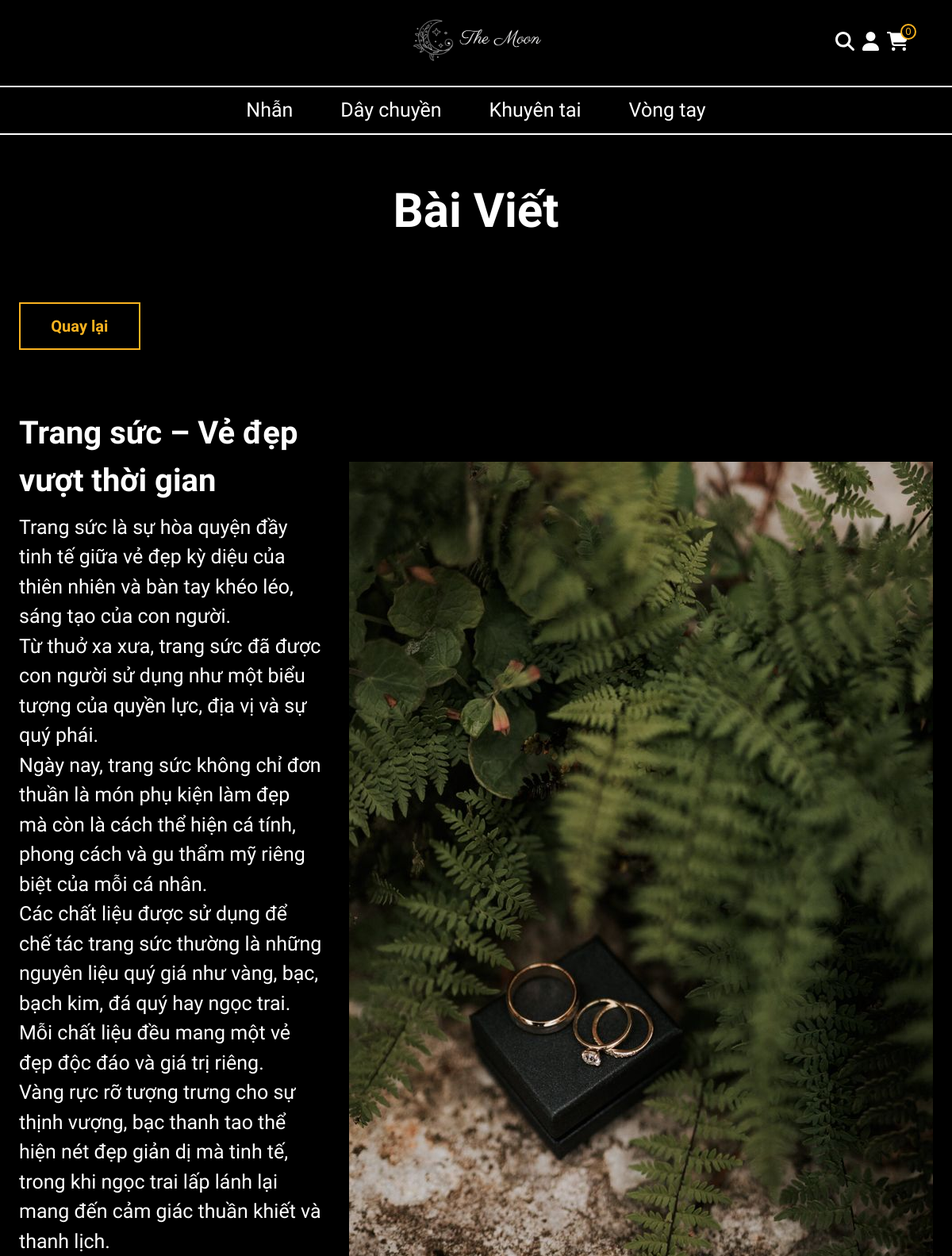
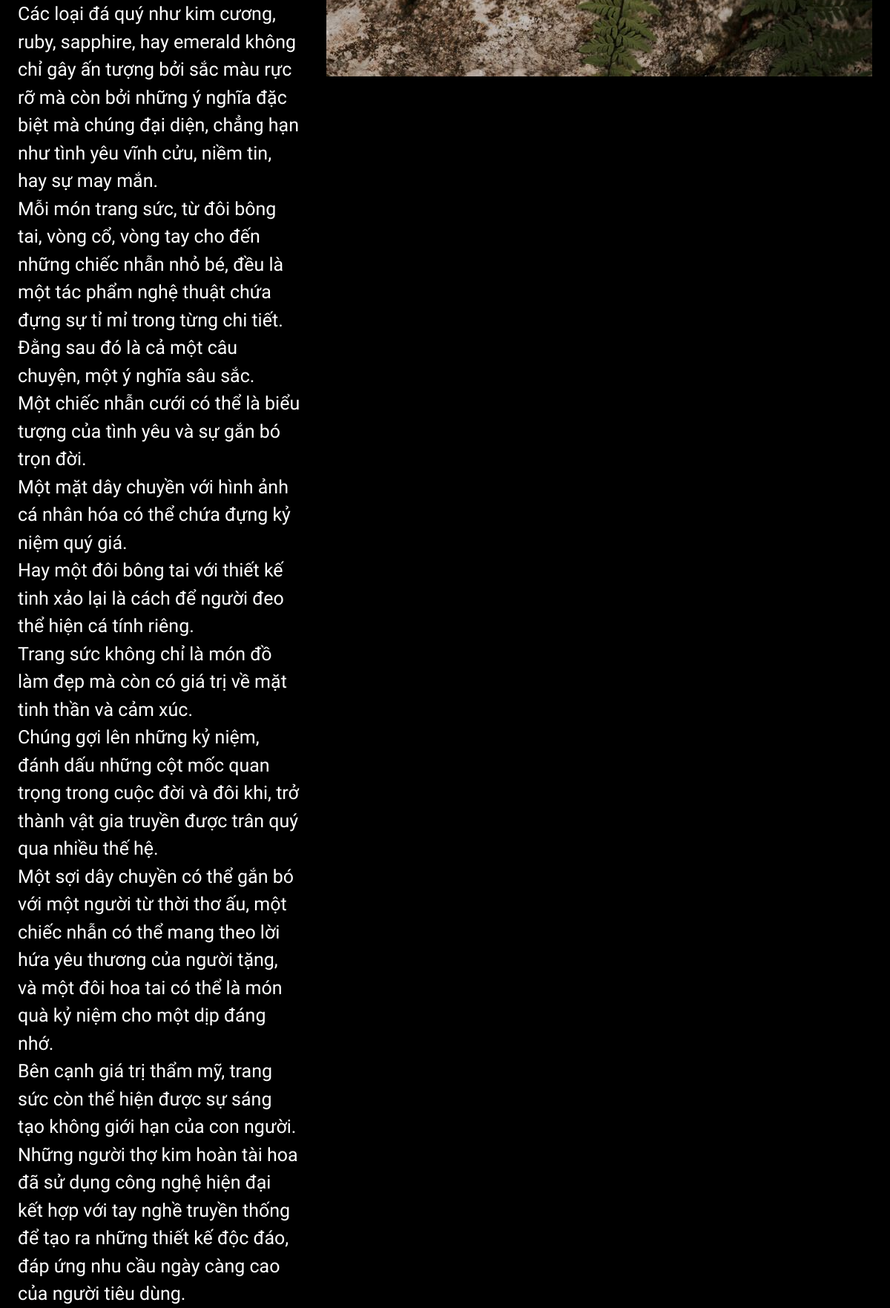
/index.php?view=blog_detail&id=1 (upper part), run on the app's committed database (2 pictures, top to bottom).
### tables this page shows
CREATE TABLE `danh_muc` (
  `id` int(11) NOT NULL COMMENT 'Mã danh mục',
  `ten` varchar(255) NOT NULL COMMENT 'Tên danh mục',
  `mo_ta` text NOT NULL COMMENT 'Mô tả danh mục',
  `hinh_anh` varchar(255) NOT NULL COMMENT 'Hình ảnh danh mục',
  `ngay_nhap` timestamp NOT NULL DEFAULT current_timestamp() COMMENT 'Ngày lập danh mục'
);

CREATE TABLE `bai_viet` (
  `id` int(11) NOT NULL COMMENT 'Mã bài viết',
  `tieu_de` varchar(255) NOT NULL COMMENT 'Tiêu đề bài viết',
  `tom_tat` text NOT NULL COMMENT 'Tóm tắt nội dung bài viết',
  `noi_dung` text NOT NULL COMMENT 'Nội dung bài viết',
  `hinh_anh` varchar(255) NOT NULL COMMENT 'Hình ảnh bài viết',
  `trang_thai` tinyint(1) NOT NULL DEFAULT 0 COMMENT 'Trạng thái bài viết',
  `ngay_nhap` timestamp NOT NULL DEFAULT current_timestamp() COMMENT 'Ngày nhập'
);

### app/controller/HeaderController.php (called while the page is built, shortened)
<?php
require_once ('app/model/CategoryModel.php');
class HeaderController{
    private $category;
    private $data;
    function __construct(){
        $this->category = new CategoryModel();
    }
    public function view($view, $data){
        require_once 'app/view/'.$view.'.php';
    }
    function header(){
        $this->data['dsdm'] = $this->category->getCate();
        $this->view('header',$this->data);
    }
 }

### app/model/database.php (called while the page is built, shortened)
<?php
class Database
{
  private $servername = "localhost";
  private $username = "root";
  private $password = "";
  private $dbname = "themoon";
  private $conn;
  private $stmt;
  public function __construct()
  {
    try {
      $this->conn = new PDO("mysql:host=$this->servername;dbname=$this->dbname;charset=utf8", $this->username, $this->password);
      $this->conn->setAttribute(PDO::ATTR_ERRMODE, PDO::ERRMODE_EXCEPTION);
    } catch (PDOException $e) {
      echo "Connection failed: " . $e->getMessage();
    }
  }
  function query($sql, $param = [])
  {
    $this->stmt = $this->conn->prepare($sql);
    $this->stmt->execute($param);
    return $this->stmt;
  }
  function getAll($sql, $param = [])
  {
    $stmt = $this->query($sql, $param);
    return $this->stmt->fetchAll(PDO::FETCH_ASSOC);
  }
  function getOne($sql, $param = [])
  {
    $stmt = $this->query($sql, $param);
    return $this->stmt->fetch(PDO::FETCH_ASSOC);
  }
}

### app/model/CategoryModel.php (called while the page is built, shortened)
<?php
class CategoryModel
{
    private $db;
    function __construct()
    {
        $this->db = new Database();
    }
    function getCate()
    {
        $sql = "SELECT * FROM danh_muc";
        return $this->db->getAll($sql);
    }
}

### app/controller/InformationController.php (called while the page is built, shortened)
<?php
class InformationController
{
    private $information;
    private $data;
    function __construct()
    {
        $this->information = new InformationModel();
    }
    public function view($view, $data = [])
    {
        require_once 'app/view/' . $view . '.php';
    }
    function blogDetail()
    {
        $id = $_GET['id'];
        $this->data['blog_detail'] = $this->information->getBLogDetail($id);
        $this->view('blog_detail', $this->data);
    }
}

### app/model/InformationModel.php (called while the page is built, shortened)
<?php
class InformationModel{
    private $db;
    function __construct(){
        $this->db = new Database();
    }
    function getBLogDetail($id){
        $sql = "SELECT * FROM bai_viet WHERE id = $id";
        return $this->db->getOne($sql);
    }
}

### app/view/blog_detail.php (the view)
<link rel="stylesheet" href="./public/css/blog.css?v=<?php echo time(); ?>" />
<main>
    <h1>Bài Viết</h1>
    <?php
    $blogdetail = $data['blog_detail'];
    $noi_dung = preg_replace('/([.!?])\s/', '$1<br>', $blogdetail['noi_dung']);
    ?>
    <div class="blog-detail">
        <div class="blog-item">
            <a href="?view=blog"><button>Quay lại</button></a> <br> <br> <br>
            <strong><?= $blogdetail['tieu_de'] ?></strong>
            <p> <?= $noi_dung ?> </p>
        </div>
        <div class="image-container">
            <img src="./img/<?= $blogdetail['hinh_anh'] ?>" alt="">
        </div>
    </div>
</main>

### app/view/header.php (shortened to what this page needs)
<!DOCTYPE html>
<html lang="en">
<head>
  <link rel="stylesheet" href="./public/css/style.css?v=<?php echo time(); ?>" />
  <link rel="stylesheet" href="./public/css/bootstrap.css" />
  <link rel="stylesheet" href="./public/css/all.css" />
</head>
<body id="body">
  <header>
    <div class="logo-nav">
      <a href="index.php"><img id="logo" src="./img/logo-ngang.png" alt="" /> </a>
      <div class="icons-area">
        <a onmouseover="openSearch()" href="#" class="search"><i class="fa-solid fa-magnifying-glass icon"></i></a>
        <?php
        if (isset($_SESSION['user'])) { ?>
          <a href="index.php?view=profile"><i class="fa-solid fa-user icon"></i></a>
        <?php  } else { ?>
          <a href="index.php?view=login"><i class="fa-solid fa-user icon"></i></a>
        <?php } ?>
        <a style="position: relative; text-decoration: none;" href="index.php?view=cart"><i class="fa-solid fa-cart-shopping icon"></i>
          <span class="cart-quantity">
            <?php
            $totalQuantity = 0;
            echo "$totalQuantity";
            ?> </span>
        </a>
      </div>
    </div>
    <nav class="navbar navbar-expand-lg bg-body-tertiary thanh-nav">
      <div class="container-fluid">
        <div class="collapse navbar-collapse categories" id="navbarNav">
          <ul class="navbar-nav">
            <?php
            if (isset($_GET['idcate'])) {
              $id = $_GET['idcate'];
            } else {
              $id = 0;
            }
            $active = false;
            $listcate = $data['dsdm'];
            foreach ($listcate as $item) {
              if ($id == $item['id']) {
                $active = true;
              } else {
                $active = false;
              }
              echo '<li class="nav-item">
                <a class="nav-link ' . ($active ? 'active' : '') . '" href="index.php?view=product&idcate=' . $item['id'] . '">' . $item['ten'] . '</a>
              </li>';
            };
            ?>
          </ul>
        </div>
      </div>
    </nav>
  </header>

### public/css/style.css (style rules this page uses)
#body { background-color: black; width: 100%; }
#body .logo-nav { position: relative; height: 100px; }
#body header img { width: 20%; position: absolute; top: 50%; left: 50%; transform: translate(-50%, -50%); padding: 20px; color: white; }
#body .icons-area { position: absolute; display: flex; flex-direction: row; top: 40px; right: 50px; }
#body .icon { color: white; font-size: 24px; padding: 0 5px; }
#body .thanh-nav { background: black; text-align: center; padding: 0; margin: 8px 0; border-top: 2px solid white; border-bottom: 2px solid white; }
#body .container-fluid { background-color: black; }
#body .categories { flex-direction: column; }
#body .nav-item a { color: white; font-family: "Jura"; font-size: 25px; padding: 10px 30px; }
.cart-quantity { position: absolute; display: inline-block; line-height: 15px; text-align: center; width: 20px; height: 20px; top: -10px; right: -5px; font-size: 13px; color: #fab320; background-color: black; border: 2px solid #fab320; border-radius: 50%; }

### public/css/blog.css (style rules this page uses)
main { text-align: center; color: white; }
main h1 { font-family: "Jura"; font-weight: bold; margin: 5%; font-size: 60px; }
.blog-item { font-size: 25px; text-align: left; font-family: "Darker Grotesque"; font-weight: 500; }
.blog-item strong { font-size: 40px; }
.blog-item p { margin-top: 10px; }
.blog-item button { width: 40%; height: 60px; color: #fab320; background-color: black; border: 2px solid #fab320; font-family: "Jura"; font-weight: bold; font-size: 20px; margin-top: 5%; }
.blog-detail { margin: 0 2%; text-align: left; display: grid; grid-template-columns: 2fr 1.5fr; gap: 3%; }
.blog-detail img { margin-top: 30%; }

### data on the page
danh_muc: ten "Nhẫn"
danh_muc: ten "Dây chuyền"
danh_muc: ten "Khuyên tai"
danh_muc: ten "Vòng tay"
bai_viet: tieu_de "Trang sức – Vẻ đẹp vượt thời gian", noi_dung "Trang sức là sự hòa quyện đầy tinh tế giữa vẻ đẹp kỳ diệu của thiên nhiên và bàn tay khéo léo, sáng tạo của con người. Từ thuở xa xưa, trang sức đã được con người sử dụng như một biểu tượng của quyền lực, địa vị và sự quý phái. Ngày nay, trang sức không chỉ đơn thuần là món phụ kiện làm đẹp mà còn là cách thể hiện cá tính, phong cách và gu thẩm mỹ riêng biệt của mỗi cá nhân. Các chất liệu được sử dụng để chế tác trang sức thường là những nguyên liệu quý giá như vàng, bạc, bạch kim, đá quý hay ngọc trai. Mỗi chất liệu đều mang một vẻ đẹp độc đáo và giá trị riêng. Vàng rực rỡ tượng trưng cho sự thịnh vượng, bạc thanh tao thể hiện nét đẹp giản dị mà tinh tế, trong khi ngọc trai lấp lánh lại…", hinh_anh (picture)

### other printed values
$totalQuantity "0"
